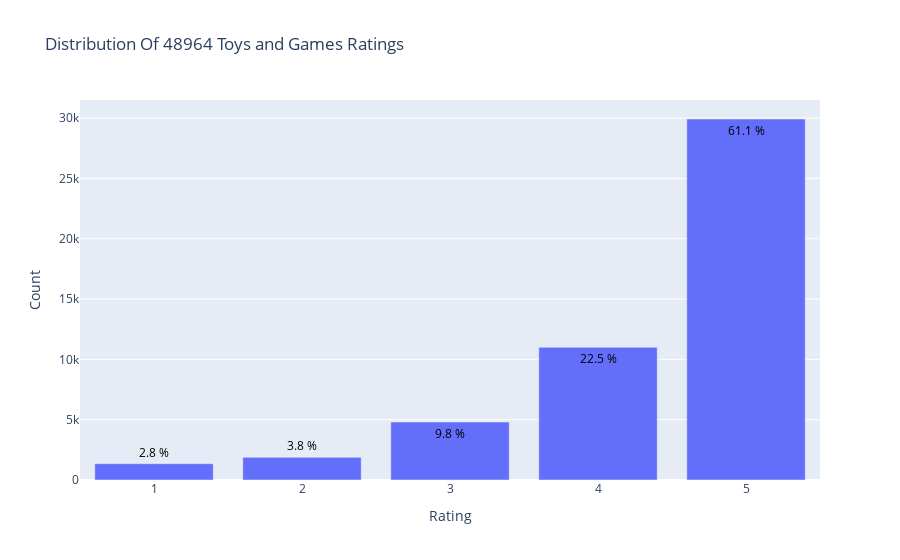

The notebook cell saved with this chart:
### Markdown cell above
### See the count of ratings per rating

### Code cell
from plotly.offline import init_notebook_mode, plot, iplot
import plotly.graph_objs as go
init_notebook_mode(connected=True)

# Count the number of times each rating appears in the dataset
data = df['overall'].value_counts().sort_index(ascending=False)

# Create the histogram
trace = go.Bar(x = data.index,
               text = ['{:.1f} %'.format(val) for val in (data.values / df.shape[0] * 100)],
               textposition = 'auto',
               textfont = dict(color = '#000000'),
               y = data.values,
               )
# Create layout
layout = dict(title = 'Distribution Of {} Toys and Games Ratings'.format(df.shape[0]),
              xaxis = dict(title = 'Rating'),
              yaxis = dict(title = 'Count'))
# Create plot
fig = go.Figure(data=[trace], layout=layout)
iplot(fig)

### Figure 1 — Plotly figure (JSON) as saved in the notebook; plotly's stock layout.template omitted (floating-point values rounded to 4 significant figures)
{"data": [{"text": ["61.1 %", "22.5 %", "9.8 %", "3.8 %", "2.8 %"], "textfont": {"color": "#000000"}, "textposition": "auto", "type": "bar", "x": [5, 4, 3, 2, 1], "y": [29923, 11000, 4807, 1881, 1353]}], "layout": {"title": {"text": "Distribution Of 48964 Toys and Games Ratings"}, "xaxis": {"title": {"text": "Rating"}}, "yaxis": {"title": {"text": "Count"}}}}
